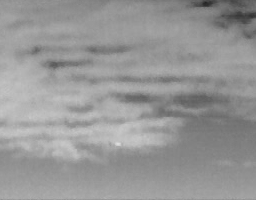
%> input picture code/m/images/1.bmp, 256 x 200 px
$ octave demo.m   (GNU Octave 9; MATLAB toolbox functions it lacks are replaced by stand-ins)
%> lines starting %> are read from the running program, lines starting %| are printed output that depends on the picture
clc;clear;
close all;
patchSize = 40;
slideStep = 40;
lambdaL = 0.7;

img = imread("./images/1.bmp");
%> img is the input picture: size 200x256 uint8; min 36, max 221, mean 150.8
figure,subplot(131)
imshow(img),title('Original image')

if ndims( img ) == 3
    img = rgb2gray( img );
end
img = double(img);
%> img: size 200x256 double

[imgHei, imgWid] = size(img);
%> imgHei = 200; imgWid = 256

rowPatchNum = ceil((imgHei - patchSize) / slideStep) + 1;
%> rowPatchNum = 5
colPatchNum = ceil((imgWid - patchSize) / slideStep) + 1;
%> colPatchNum = 7
rowPosArr = [1 : slideStep : (rowPatchNum - 1) * slideStep, imgHei - patchSize + 1];
%> rowPosArr = [1 41 81 121 161]
colPosArr = [1 : slideStep : (colPatchNum - 1) * slideStep, imgWid - patchSize + 1];
%> colPosArr = [1 41 81 121 161 201 217]

[meshCols, meshRows] = meshgrid(colPosArr, rowPosArr);
idx_fun = @(row,col) img(row : row + patchSize - 1, col : col + patchSize - 1);
patchCell = arrayfun(idx_fun, meshRows, meshCols, 'UniformOutput', false);
%> patchCell = 35 items
tenD = cat(3, patchCell{:});

[n1,n2,n3] = size(tenD);
%> n1 = 40; n2 = 40; n3 = 35

sz = 3;
G = fspecial('gaussian', [sz sz], 2); % Gaussian kernel
u = imfilter(img, G, 'symmetric');
[Gx, Gy] = gradient(u);
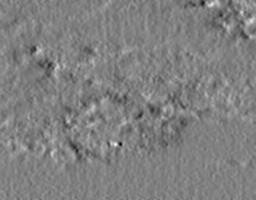
%> Gx: size 200x256 double; min -11.85, max 11.52, mean -0.118; drawn with min black and max white
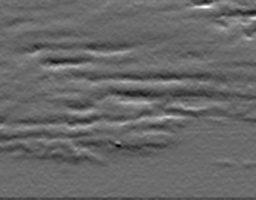
%> Gy: size 200x256 double; min -17.06, max 24.91, mean 0.2; drawn with min black and max white

K = fspecial('gaussian', [sz sz], 9); % Gaussian kernel
J_11 = imfilter(Gx.^2, K, 'symmetric');
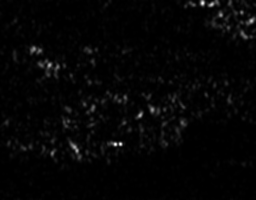
%> J_11: size 200x256 double; min 0.000925, max 72.22, mean 1.5; drawn with min black and max white
J_12 = imfilter(Gx.*Gy, K, 'symmetric');
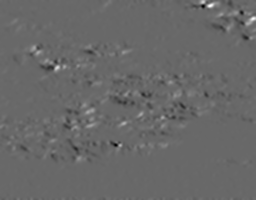
%> J_12: size 200x256 double; min -57.5, max 82.65, mean 0; drawn with min black and max white
J_21 = J_12;
J_22 = imfilter(Gy.^2, K, 'symmetric');
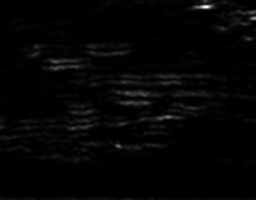
%> J_22: size 200x256 double; min 0.00479, max 451.5, mean 8.3; drawn with min black and max white

sqrt_delta = sqrt((J_11 - J_22).^2 + 4*J_12.^2);
lambda1 = 0.5*(J_11 + J_22 + sqrt_delta);
lambda2 = 0.5*(J_11 + J_22 - sqrt_delta);
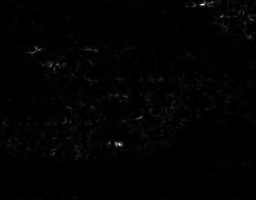
%> lambda2: size 200x256 double; min 0.000749, max 42.23, mean 0.4; drawn with min black and max white

cornerStrength = (((lambda1.*lambda2)./(lambda1 + lambda2)));
maxValue = (max(lambda1,lambda2));
priorWeight = mat2gray(cornerStrength .* maxValue);

[imgHei, imgWid] = size(priorWeight);

rowPatchNum = ceil((imgHei - patchSize) / slideStep) + 1;
colPatchNum = ceil((imgWid - patchSize) / slideStep) + 1;
rowPosArr = [1 : slideStep : (rowPatchNum - 1) * slideStep, imgHei - patchSize + 1];
colPosArr = [1 : slideStep : (colPatchNum - 1) * slideStep, imgWid - patchSize + 1];

[meshCols, meshRows] = meshgrid(colPosArr, rowPosArr);
idx_fun = @(row,col) priorWeight(row : row + patchSize - 1, col : col + patchSize - 1);
patchCell = arrayfun(idx_fun, meshRows, meshCols, 'UniformOutput', false);
tenW = cat(3, patchCell{:});

lambda = lambdaL / sqrt(max(n1,n2)*n3);
%> lambda = 0.0187

% trpca_pstnn initail
X = tenD;
tol = 1e-3;
max_iter = 500;
rho = 1.05;
mu = 2*1e-3;
max_mu = 1e10;
DEBUG = 1;

ratioN = 0.1;
[~,~,n3] = size(X);
%> (the run ends here)

$ run again, with code/m/images/2.bmp copied over code/m/images/1.bmp
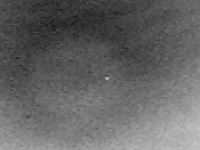
%> input picture code/m/images/2.bmp, 200 x 150 px
%> img is the input picture: size 150x200 uint8; min 23, max 204, mean 100.6
%> img: size 150x200 double
%> patchCell = 20 items
%> n1 = 40; n3 = 20
%> `J_11 = imfilter(Gx.^2, K, 'symmetric');`:
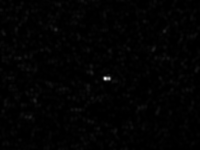
%> J_11: size 150x200 double; min 0, max 302, mean 3.7; drawn with min black and max white
%> `J_12 = imfilter(Gx.*Gy, K, 'symmetric');`:
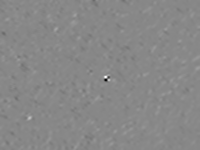
%> J_12: size 150x200 double; min -111.3, max 97.66, mean 0.2; drawn with min black and max white
%> lambda = 0.0247
